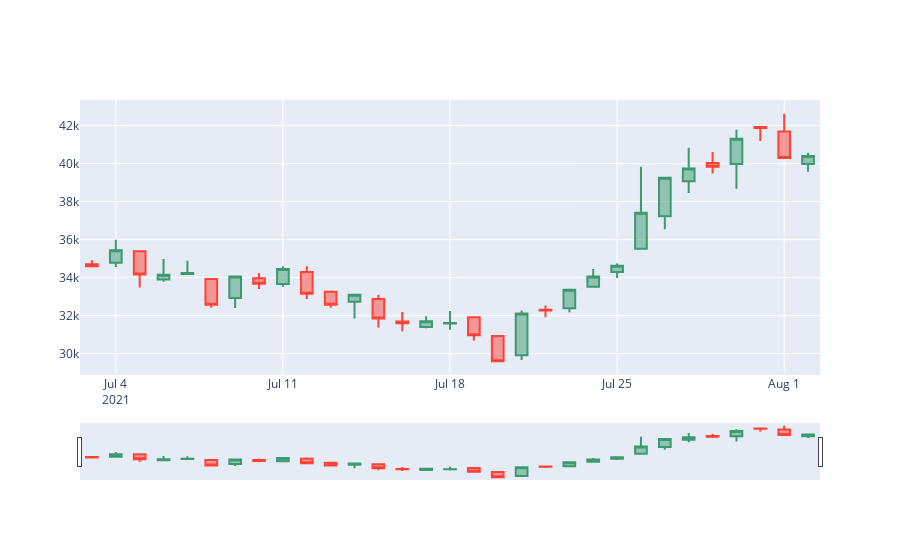

The notebook cell saved with this chart:
### Code cell
fig = go.Figure(data=[go.Candlestick(x=candlestick_data['date'],
                open=candlestick_data['prices']['first'], 
                high=candlestick_data['prices']['max'],
                low=candlestick_data['prices']['min'], 
                close=candlestick_data['prices']['last'])
                ])
fig.show()
